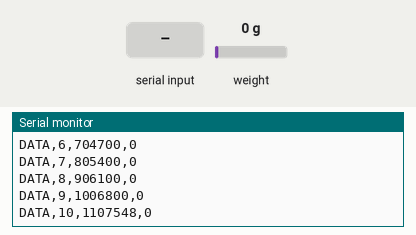
Recording of a sketch running on a simulated Arduino Uno, built with avr-gcc and run on an emulated ATmega328P. On the bench: the last lines printed to the serial monitor. The test bench sets the inputs (shaded band); at power-on: weight on the scale 0 g.

Above: at 1.2 s.
1.3 s: "PING\n" received over Serial
At 1.42 s:
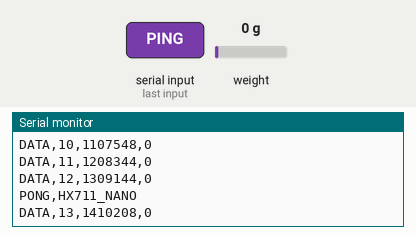
2.8 s: "START\n" received over Serial
At 2.83 s:
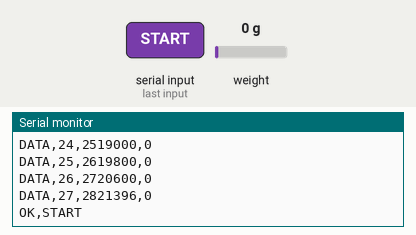
4.3 s: "STOP\n" received over Serial
At 5.5 s:
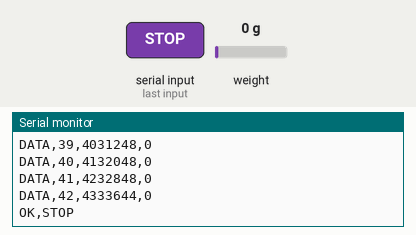
5.8 s: "STATUS\n" received over Serial
At 6.7 s:
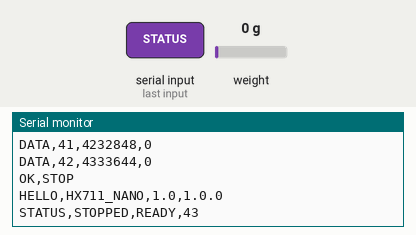
7.3 s: "1\n" received over Serial
At 7.7 s:
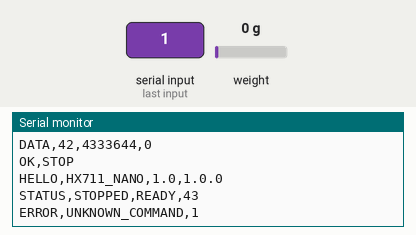

The sketch:

hx711_nano_stream.ino
```cpp
#include <HX711.h>
#include <string.h>

// Editable wiring and serial constants.
const byte HX711_DOUT_PIN = 4;
const byte HX711_SCK_PIN = 5;
const unsigned long SERIAL_BAUD = 115200;

const char PROTOCOL_VERSION[] = "1.0";
const char FIRMWARE_VERSION[] = "1.0.0";
const unsigned long HX711_READY_TIMEOUT_MS = 1000;
const byte COMMAND_BUFFER_SIZE = 24;

HX711 scale;

// Stream immediately after reset. START/STOP remain optional diagnostics and
// compatibility controls; the host never needs HELLO to prove sensor health.
bool streamingEnabled = true;
unsigned long sampleId = 0;
unsigned long lastFreshConversionMs = 0;
unsigned long lastTimeoutReportMs = 0;
char commandBuffer[COMMAND_BUFFER_SIZE];
byte commandLength = 0;

void emitHello() {
  Serial.print(F("HELLO,HX711_NANO,"));
  Serial.print(PROTOCOL_VERSION);
  Serial.print(',');
  Serial.println(FIRMWARE_VERSION);
}

void emitStatus() {
  // HELLO is optional device information. Valid DATA rows are the measurement
  // evidence used by the GUI to validate the sensor.
  emitHello();
  Serial.print(F("STATUS,"));
  Serial.print(streamingEnabled ? F("STREAMING") : F("STOPPED"));
  Serial.print(',');
  Serial.print(scale.is_ready() ? F("READY") : F("NOT_READY"));
  Serial.print(',');
  Serial.println(sampleId);
}

void handleCommand(const char *command) {
  if (strcmp(command, "PING") == 0) {
    Serial.println(F("PONG,HX711_NANO"));
    return;
  }

  if (strcmp(command, "START") == 0) {
    streamingEnabled = true;
    lastFreshConversionMs = millis();
    lastTimeoutReportMs = lastFreshConversionMs;
    Serial.println(F("OK,START"));
    if (!scale.is_ready()) {
      Serial.println(F("ERROR,HX711_NOT_READY"));
    }
    return;
  }

  if (strcmp(command, "STOP") == 0) {
    streamingEnabled = false;
    Serial.println(F("OK,STOP"));
    return;
  }

  if (strcmp(command, "STATUS") == 0) {
    emitStatus();
    return;
  }

  Serial.print(F("ERROR,UNKNOWN_COMMAND,"));
  Serial.println(command);
}

void pollSerialCommands() {
  // Consume only bytes already available; never wait for a line to arrive.
  while (Serial.available() > 0) {
    const char incoming = static_cast<char>(Serial.read());

    if (incoming == '\n' || incoming == '\r') {
      if (commandLength > 0) {
        commandBuffer[commandLength] = '\0';
        handleCommand(commandBuffer);
        commandLength = 0;
      }
      continue;
    }

    if (commandLength < COMMAND_BUFFER_SIZE - 1) {
      commandBuffer[commandLength++] = incoming;
    } else {
      commandLength = 0;
      Serial.println(F("ERROR,COMMAND_TOO_LONG"));
    }
  }
}

void serviceHx711() {
  if (!streamingEnabled) {
    return;
  }

  if (scale.is_ready()) {
    // read() consumes this completed conversion. It is never called unless the
    // HX711 reports ready, so stale cached values are never re-emitted.
    const long rawAdc = scale.read();
    const unsigned long sampleMicros = micros();

    Serial.print(F("DATA,"));
    Serial.print(sampleId);
    Serial.print(',');
    Serial.print(sampleMicros);
    Serial.print(',');
    Serial.println(rawAdc);

    ++sampleId;
    lastFreshConversionMs = millis();
    return;
  }

  const unsigned long nowMs = millis();
  if (nowMs - lastFreshConversionMs >= HX711_READY_TIMEOUT_MS &&
      nowMs - lastTimeoutReportMs >= HX711_READY_TIMEOUT_MS) {
    Serial.println(F("ERROR,HX711_TIMEOUT"));
    lastTimeoutReportMs = nowMs;
  }
}

void setup() {
  Serial.begin(SERIAL_BAUD);
  scale.begin(HX711_DOUT_PIN, HX711_SCK_PIN);
  lastFreshConversionMs = millis();
  lastTimeoutReportMs = lastFreshConversionMs;
  emitHello();
  if (!scale.is_ready()) {
    Serial.println(F("ERROR,HX711_NOT_READY"));
  }
}

void loop() {
  pollSerialCommands();
  serviceHx711();
}
```

Measured:
- after the input at 1.3 s, the serial monitor: prints a new line at once (image 1)
- after the input at 2.8 s, the serial monitor: prints a new line at once (image 2)
- after the input at 4.3 s, the serial monitor: prints a new line at once (image 3)
- after the input at 5.8 s, the serial monitor: prints a new line at once (image 4)
- after the input at 7.3 s, the serial monitor: prints a new line at once (image 5)
